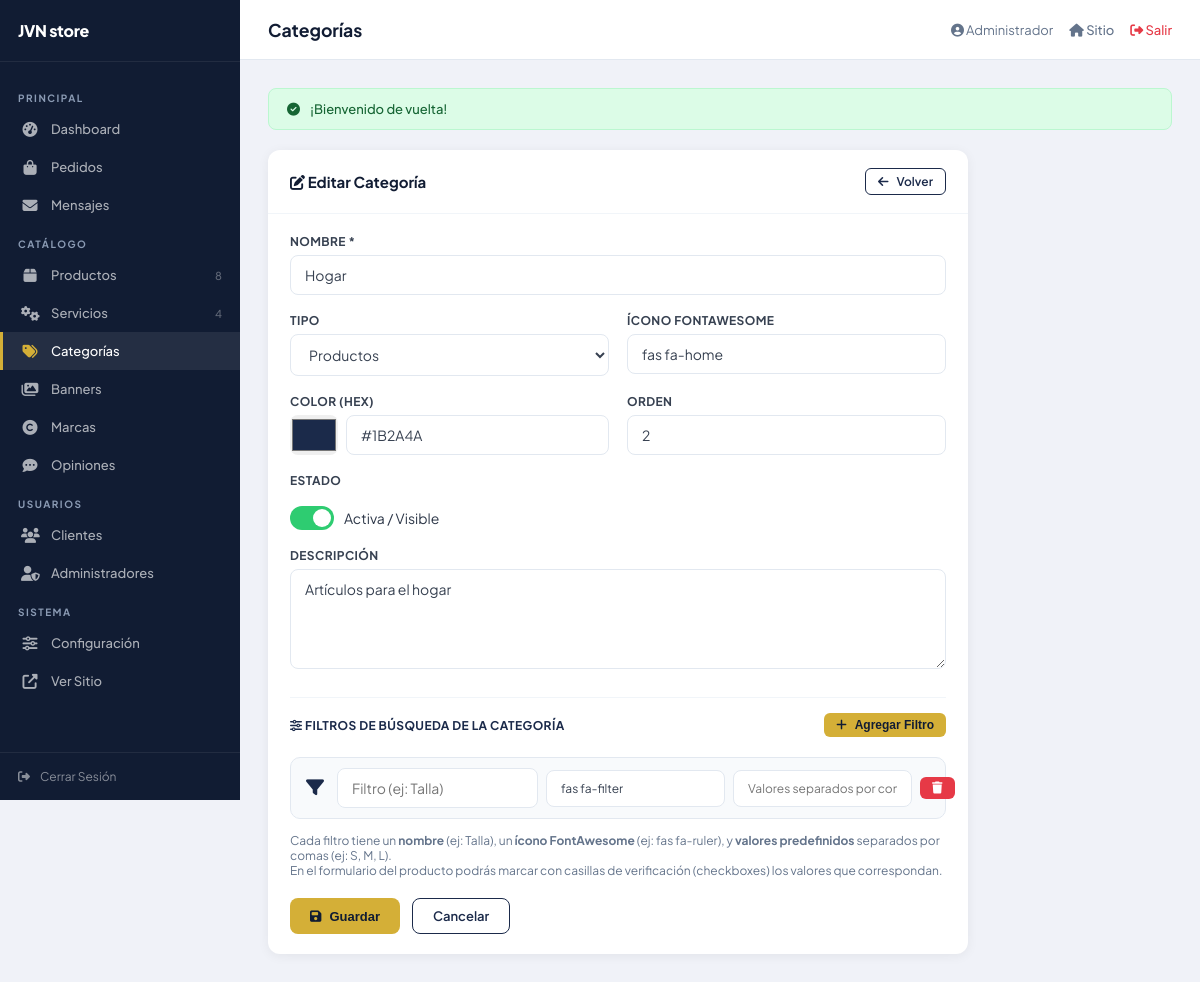
The app's page /admin/categorias.php?edit=2 (signed in) with its own data.
### tables this page shows
CREATE TABLE IF NOT EXISTS `categorias` (
    `id`          INT(11) NOT NULL AUTO_INCREMENT,
    `nombre`      VARCHAR(100) NOT NULL,
    `slug`        VARCHAR(100) NOT NULL UNIQUE,
    `descripcion` TEXT DEFAULT NULL,
    `icono`       VARCHAR(100) DEFAULT 'fas fa-box',
    `imagen`      VARCHAR(255) DEFAULT NULL,
    `color`       VARCHAR(20) DEFAULT '#1B2A4A',
    `tipo`        ENUM('producto','servicio','ambos') DEFAULT 'producto',
    `orden`       INT(11) DEFAULT 0,
    `activo`      TINYINT(1) DEFAULT 1,
    `created_at`  TIMESTAMP DEFAULT CURRENT_TIMESTAMP,
    PRIMARY KEY (`id`)
);

### includes/helpers.php (called while the page is built, shortened)
<?php
function sanitize($data)
{
    return htmlspecialchars(trim($data), ENT_QUOTES, 'UTF-8');
}

### admin/categorias.php (the view, shortened to what this page needs)
<?php
require_once __DIR__ . '/includes/header.php';
$db = getDB();
try {
  $q1 = $db->query("SHOW COLUMNS FROM categorias LIKE 'atributos'");
  if (!$q1->fetch()) {
      $db->exec("ALTER TABLE categorias ADD COLUMN atributos TEXT DEFAULT NULL");
  }
  $q2 = $db->query("SHOW COLUMNS FROM productos LIKE 'atributos'");
  if (!$q2->fetch()) {
      $db->exec("ALTER TABLE productos ADD COLUMN atributos TEXT DEFAULT NULL");
  }
  $q3 = $db->query("SHOW COLUMNS FROM servicios LIKE 'atributos'");
  if (!$q3->fetch()) {
      $db->exec("ALTER TABLE servicios ADD COLUMN atributos TEXT DEFAULT NULL");
  }
} catch (Exception $e) {
  error_log("Error auto-migración: " . $e->getMessage());
}
$editCat = null;
if(isset($_GET['edit'])){
  $s = $db->prepare("SELECT * FROM categorias WHERE id=?");
  $s->execute([(int)$_GET['edit']]); $editCat = $s->fetch();
}
$showForm = (isset($_GET['action']) && $_GET['action']==='new') || $editCat;
?>
<?php if($showForm): ?>
<div class="adm-card" style="max-width:700px">
  <div class="adm-card-header">
    <h2><i class="fas fa-<?= $editCat?'edit':'plus' ?>"></i> <?= $editCat?'Editar':'Nueva' ?> Categoría</h2>
    <a href="<?= BASE_URL ?>admin/categorias.php" class="btn btn-sm btn-outline"><i class="fas fa-arrow-left"></i> Volver</a>
  </div>
  <div class="adm-card-body">
  <form method="POST">
    <div class="adm-form-grid">
      <div class="form-group full">
        <label class="form-label">Nombre *</label>
        <input type="text" name="nombre" class="form-control" value="<?= sanitize($editCat['nombre']??'') ?>" required>
      </div>
      <div class="form-group">
        <label class="form-label">Tipo</label>
        <select name="tipo" class="form-control">
          <option value="producto" <?= ($editCat['tipo']??'producto')==='producto'?'selected':'' ?>>Productos</option>
        </select>
      </div>
      <div class="form-group">
        <label class="form-label">Ícono FontAwesome</label>
        <input type="text" name="icono" class="form-control" value="<?= sanitize($editCat['icono']??'fas fa-box') ?>" placeholder="fas fa-laptop">
      </div>
      <div class="form-group">
        <label class="form-label">Color (hex)</label>
        <div style="display:flex;gap:8px;align-items:center">
          <input type="color" name="color" value="<?= $editCat['color']??'#1B2A4A' ?>" style="width:48px;height:40px;border:none;border-radius:8px;cursor:pointer">
          <input type="text" id="colorText" value="<?= $editCat['color']??'#1B2A4A' ?>" class="form-control" style="flex:1" oninput="document.querySelector('[name=color]').value=this.value">
        </div>
      </div>
      <div class="form-group">
        <label class="form-label">Orden</label>
        <input type="number" name="orden" class="form-control" value="<?= $editCat['orden']??0 ?>" min="0">
      </div>
      <div class="form-group">
        <label class="form-label" style="margin-bottom:12px">Estado</label>
        <label style="display:flex;align-items:center;gap:10px">
          <label class="toggle"><input type="checkbox" name="activo" <?= ($editCat['activo']??1)?'checked':'' ?>><span class="toggle-slider"></span></label>
          Activa / Visible
        </label>
      </div>
      <div class="form-group full">
        <label class="form-label">Descripción</label>
        <textarea name="descripcion" class="form-control" rows="3"><?= sanitize($editCat['descripcion']??'') ?></textarea>
      </div>
      <div class="form-group full" style="border-top:1px solid #f1f5f9;padding-top:15px;margin-top:10px">
        <label class="form-label" style="color:var(--navy);font-weight:700;margin-bottom:14px;display:flex;align-items:center;justify-content:space-between">
          <span><i class="fas fa-sliders-h"></i> Filtros de Búsqueda de la Categoría</span>
          <button type="button" onclick="addFilterRow()" class="btn btn-sm btn-gold" style="font-size:12px">
            <i class="fas fa-plus"></i> Agregar Filtro
          </button>
        </label>
        <div id="filtros-container" style="display:flex;flex-direction:column;gap:10px">
          <?php
          $filtrosExistentes = [];
          if (empty($filtrosExistentes)) {
              $filtrosExistentes = [['nombre' => '', 'icono' => 'fas fa-filter', 'opciones' => '']];
          }
          foreach ($filtrosExistentes as $fi => $frow): ?>
          <div class="filtro-row" style="display:grid;grid-template-columns:1.5fr 1.2fr 2fr auto;gap:8px;align-items:center;background:#f8fafc;padding:10px 12px;border-radius:10px;border:1px solid #e2e8f0">
            <div style="display:flex;align-items:center;gap:10px">
              <i class="<?= sanitize($frow['icono'] ?? 'fas fa-filter') ?> filtro-icon-preview" style="color:#1B2A4A;font-size:18px;width:24px;text-align:center"></i>
              <input type="text" name="filtro_nombre[]" class="form-control" value="<?= sanitize($frow['nombre'] ?? '') ?>" placeholder="Filtro (ej: Talla)" style="flex:1" required>
            </div>
            <input type="text" name="filtro_icono[]" class="form-control filtro-icono-input" value="<?= sanitize($frow['icono'] ?? 'fas fa-filter') ?>" placeholder="Icono (fas fa-ruler)" style="font-size:12px" oninput="updateIconPreview(this)">
            <input type="text" name="filtro_opciones[]" class="form-control" value="<?= sanitize($frow['opciones'] ?? '') ?>" placeholder="Valores separados por coma (ej: S, M, L, XL)" style="font-size:12px">
            <button type="button" onclick="this.closest('.filtro-row').remove()" class="btn btn-sm btn-danger" title="Eliminar">
              <i class="fas fa-trash"></i>
            </button>
          </div>
          <?php endforeach; ?>
        </div>
        <small style="color:#64748b;font-size:12px;margin-top:8px;display:block">
          Cada filtro tiene un <strong>nombre</strong> (ej: Talla), un <strong>ícono FontAwesome</strong> (ej: fas fa-ruler), y <strong>valores predefinidos</strong> separados por comas (ej: S, M, L).<br>
          En el formulario del producto podrás marcar con casillas de verificación (checkboxes) los valores que correspondan.
        </small>
      </div>
    </div>
    <div style="display:flex;gap:12px;margin-top:20px">
      <button type="submit" class="btn btn-gold"><i class="fas fa-save"></i> Guardar</button>
      <a href="<?= BASE_URL ?>admin/categorias.php" class="btn btn-outline">Cancelar</a>
    </div>
  </form>
  </div>
</div>
<?php endif; ?>
<?php require_once __DIR__ . '/includes/footer.php'; ?>

### admin/css/admin.css (style rules this page uses)
:root { --navy:#1B2A4A;--navy-dark:#111C33;--gold:#D4AF37;--silver:#8B9BB4;--white:#fff;--offwhite:#F0F2F8;--success:#2ECC71;--danger:#E63946;--warning:#F39C12;--info:#3498DB;--sidebar-w:240px;--font:'Plus Jakarta Sans',system-ui,sans-serif; }
*,*::before,*::after { box-sizing:border-box;margin:0;padding:0; }
body { font-family:var(--font);background:var(--offwhite);color:#2d3748;font-size:14px;-webkit-font-smoothing:antialiased; }
a { text-decoration:none;color:inherit; }
.adm-card { background:var(--white);border-radius:12px;box-shadow:0 2px 12px rgba(0,0,0,.06);overflow:hidden;margin-bottom:24px; }
.adm-card-header { padding:18px 22px;border-bottom:1px solid #f1f5f9;display:flex;align-items:center;justify-content:space-between; }
.adm-card-header h2 { font-size:15px;font-weight:700;color:var(--navy-dark); }
.adm-card-body { padding:20px 22px; }
.btn { display:inline-flex;align-items:center;gap:8px;padding:9px 20px;border-radius:8px;font-size:13px;font-weight:600;border:none;cursor:pointer;transition:all .2s; }
.btn-gold { background:var(--gold);color:var(--navy-dark); }
.btn-danger { background:var(--danger);color:#fff; }
.btn-outline { background:transparent;color:var(--navy);border:1.5px solid var(--navy); }
.btn-sm { padding:5px 12px;font-size:12px;border-radius:6px; }
.adm-form-grid { display:grid;grid-template-columns:1fr 1fr;gap:18px; }
.form-group { display:flex;flex-direction:column;gap:6px; }
.form-group.full { grid-column:1/-1; }
.form-label { font-size:12px;font-weight:700;color:#374151;text-transform:uppercase;letter-spacing:.4px; }
.form-control { padding:10px 14px;border:1.5px solid #e2e8f0;border-radius:8px;font-size:14px;color:#374151;transition:border .2s;outline:none;background:#fff;font-family:inherit; }
textarea.form-control { resize:vertical;min-height:100px; }
select.form-control option { padding:8px; }
.toggle { position:relative;display:inline-block;width:44px;height:24px; }
.toggle-slider { position:absolute;inset:0;background:#cbd5e1;border-radius:24px;cursor:pointer;transition:.3s; }
.toggle-slider::before { content:'';position:absolute;width:18px;height:18px;background:#fff;border-radius:50%;left:3px;top:3px;transition:.3s; }
.toggle input:checked + .toggle-slider { background:var(--success); }
.toggle input:checked + .toggle-slider::before { transform:translateX(20px); }

### records on screen
categorias: nombre "Hogar", tipo "Productos", icono "fas fa-home", color "#1b2a4a", color "#1B2A4A", orden "2", descripcion "Artículos para el hogar"

### other values on screen
$cntProductos "8"
$cntServicios "4"
$pageTitle "Categorías"
explode(' ',$currentUser['nombre'])[0] "Administrador"
$flash['message'] "¡Bienvenido de vuelta!"
